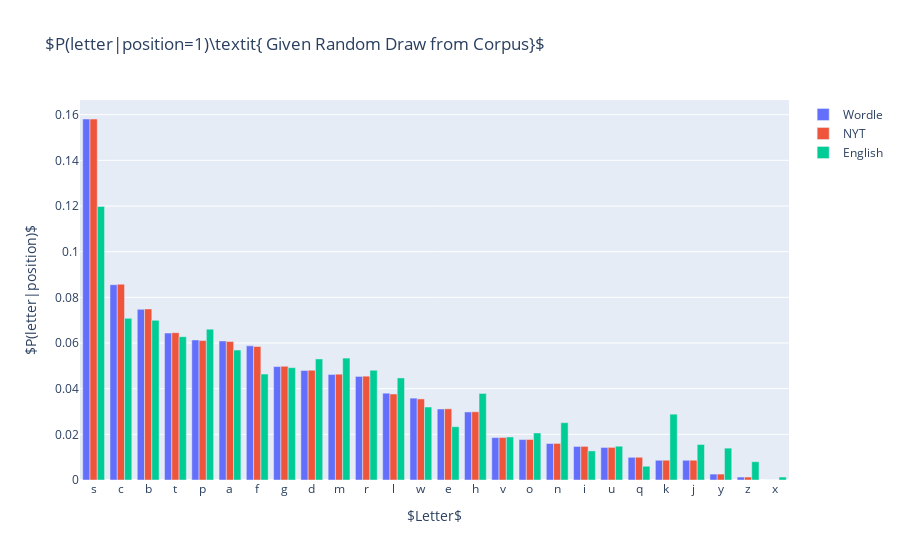
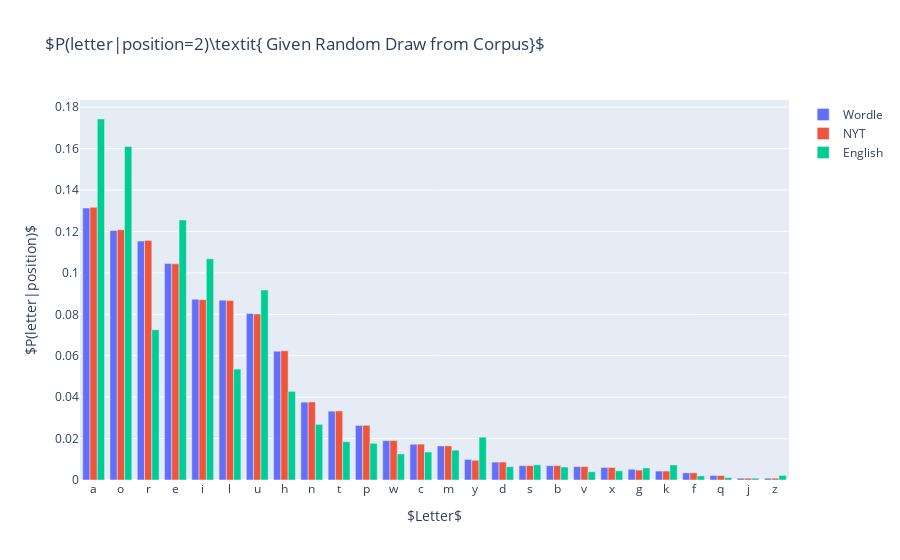
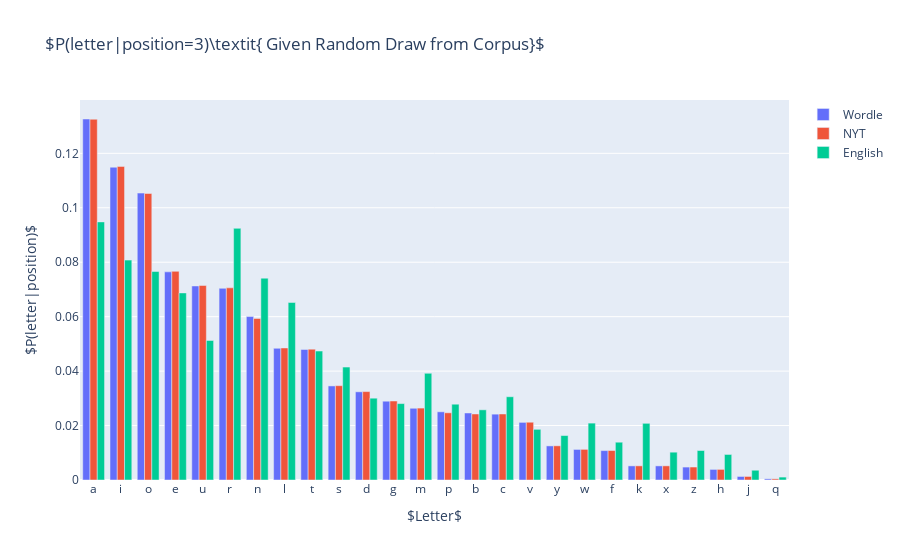
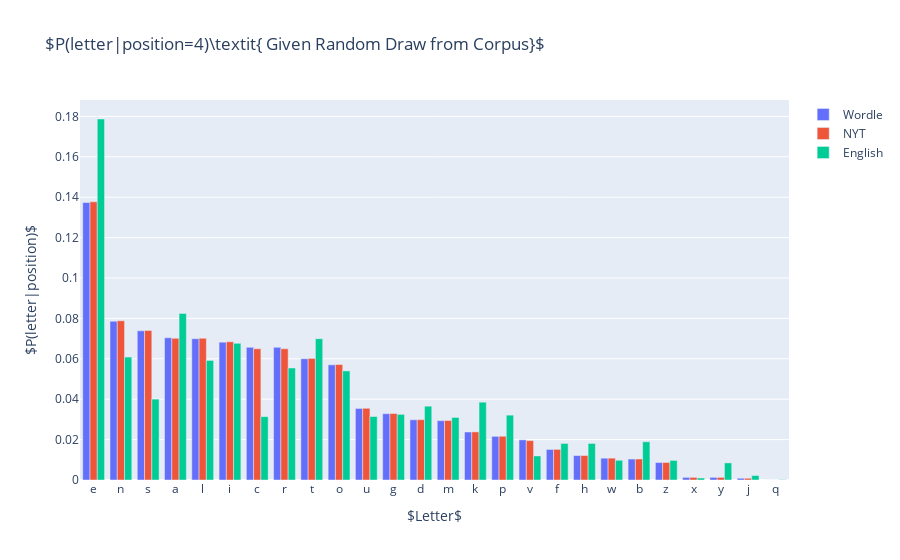

The notebook cell saved with these charts, in order:
### Markdown cell above
# MLE of letter probabilities based on position in word

### Code cell
for w_pos in range(5):
    probs, bar_gos, sorted_order = [], [], None
    for i, answer_space in enumerate(answer_spaces):
        # Get letter counts
        counter = collections.Counter()
        for word in answer_spaces[answer_space]:
            counter.update(word[w_pos])

        # Normalize into a probability distribution
        letter_probs = np.array([counter[c] if c in counter else 0 for c in string.ascii_lowercase])
        probs.append(letter_probs / letter_probs.sum())

        # Arbitrary sorted order
        if i == 0: sorted_order = np.argsort(-letter_probs)

        # Plot
        bar_gos.append(
            go.Bar(
                x=[string.ascii_lowercase[i] for i in sorted_order],
                y=[probs[-1][i] for i in sorted_order],
                name=answer_space
            )
        )

    # Plot
    fig = go.Figure(bar_gos)
    fig.update_layout(
        title=r'$P(letter|position='+ str(w_pos+1) + r')\textit{ Given Random Draw from Corpus}$',
        xaxis_title='$Letter$',
        yaxis_title='$P(letter|position)$'
    )
    fig.show()

### Figure 1 — Plotly figure (JSON) as saved in the notebook; plotly's stock layout.template omitted (floating-point values rounded to 4 significant figures)
{"data": [{"name": "Wordle", "type": "bar", "x": ["s", "c", "b", "t", "p", "a", "f", "g", "d", "m", "r", "l", "w", "e", "h", "v", "o", "n", "i", "u", "q", "k", "j", "y", "z", "x"], "y": [0.1581, 0.08553, 0.07473, 0.06436, 0.06134, 0.06091, 0.05875, 0.04968, 0.04795, 0.04622, 0.04536, 0.03801, 0.03585, 0.0311, 0.02981, 0.01857, 0.01771, 0.01598, 0.01469, 0.01425, 0.009935, 0.008639, 0.008639, 0.002592, 0.001296, 0]}, {"name": "NYT", "type": "bar", "x": ["s", "c", "b", "t", "p", "a", "f", "g", "d", "m", "r", "l", "w", "e", "h", "v", "o", "n", "i", "u", "q", "k", "j", "y", "z", "x"], "y": [0.1581, 0.08575, 0.07492, 0.06453, 0.06107, 0.06063, 0.05847, 0.04981, 0.04807, 0.04634, 0.04547, 0.03768, 0.03551, 0.03118, 0.02988, 0.01862, 0.01776, 0.01602, 0.01472, 0.01429, 0.009961, 0.008662, 0.008662, 0.002599, 0.001299, 0]}, {"name": "English", "type": "bar", "x": ["s", "c", "b", "t", "p", "a", "f", "g", "d", "m", "r", "l", "w", "e", "h", "v", "o", "n", "i", "u", "q", "k", "j", "y", "z", "x"], "y": [0.1198, 0.07079, 0.06995, 0.06278, 0.06606, 0.0569, 0.04638, 0.0492, 0.05301, 0.05339, 0.04805, 0.0447, 0.03196, 0.02334, 0.03791, 0.01884, 0.02059, 0.0251, 0.01274, 0.0148, 0.006026, 0.02883, 0.01556, 0.01396, 0.008009, 0.001297]}], "layout": {"title": {"text": "$P(letter|position=1)\\textit{ Given Random Draw from Corpus}$"}, "xaxis": {"title": {"text": "$Letter$"}}, "yaxis": {"title": {"text": "$P(letter|position)$"}}}}

### Figure 2 — Plotly figure (JSON) as saved in the notebook; plotly's stock layout.template omitted (floating-point values rounded to 4 significant figures)
{"data": [{"name": "Wordle", "type": "bar", "x": ["a", "o", "r", "e", "i", "l", "u", "h", "n", "t", "p", "w", "c", "m", "y", "d", "s", "b", "v", "x", "g", "k", "f", "q", "j", "z"], "y": [0.1313, 0.1205, 0.1153, 0.1045, 0.08726, 0.08683, 0.08035, 0.0622, 0.03758, 0.03326, 0.02635, 0.01901, 0.01728, 0.01641, 0.009935, 0.008639, 0.006911, 0.006911, 0.006479, 0.006048, 0.005184, 0.00432, 0.003456, 0.00216, 0.0008639, 0.0008639]}, {"name": "NYT", "type": "bar", "x": ["a", "o", "r", "e", "i", "l", "u", "h", "n", "t", "p", "w", "c", "m", "y", "d", "s", "b", "v", "x", "g", "k", "f", "q", "j", "z"], "y": [0.1317, 0.1208, 0.1156, 0.1044, 0.08705, 0.08662, 0.08012, 0.06236, 0.03768, 0.03335, 0.02642, 0.01906, 0.01732, 0.01646, 0.009528, 0.008662, 0.006929, 0.006929, 0.006496, 0.006063, 0.004764, 0.004331, 0.003465, 0.002165, 0.0008662, 0.0008662]}, {"name": "English", "type": "bar", "x": ["a", "o", "r", "e", "i", "l", "u", "h", "n", "t", "p", "w", "c", "m", "y", "d", "s", "b", "v", "x", "g", "k", "f", "q", "j", "z"], "y": [0.1743, 0.161, 0.07254, 0.1256, 0.1068, 0.05355, 0.09169, 0.04279, 0.02685, 0.01846, 0.0177, 0.01259, 0.0135, 0.01442, 0.02067, 0.006407, 0.007323, 0.006255, 0.003966, 0.004424, 0.005797, 0.007246, 0.001983, 0.001144, 0.0008391, 0.002212]}], "layout": {"title": {"text": "$P(letter|position=2)\\textit{ Given Random Draw from Corpus}$"}, "xaxis": {"title": {"text": "$Letter$"}}, "yaxis": {"title": {"text": "$P(letter|position)$"}}}}

### Figure 3 — Plotly figure (JSON) as saved in the notebook; plotly's stock layout.template omitted (floating-point values rounded to 4 significant figures)
{"data": [{"name": "Wordle", "type": "bar", "x": ["a", "i", "o", "e", "u", "r", "n", "l", "t", "s", "d", "g", "m", "p", "b", "c", "v", "y", "w", "f", "k", "x", "z", "h", "j", "q"], "y": [0.1326, 0.1149, 0.1054, 0.07646, 0.07127, 0.07041, 0.06004, 0.04838, 0.04795, 0.03456, 0.0324, 0.02894, 0.02635, 0.02505, 0.02462, 0.02419, 0.02117, 0.01253, 0.01123, 0.0108, 0.005184, 0.005184, 0.004752, 0.003888, 0.001296, 0.000432]}, {"name": "NYT", "type": "bar", "x": ["a", "i", "o", "e", "u", "r", "n", "l", "t", "s", "d", "g", "m", "p", "b", "c", "v", "y", "w", "f", "k", "x", "z", "h", "j", "q"], "y": [0.1325, 0.1152, 0.1052, 0.07666, 0.07146, 0.07059, 0.05933, 0.04851, 0.04807, 0.03465, 0.03248, 0.02902, 0.02642, 0.02469, 0.02425, 0.02425, 0.02122, 0.01256, 0.01126, 0.01083, 0.005197, 0.005197, 0.004764, 0.003898, 0.001299, 0.0004331]}, {"name": "English", "type": "bar", "x": ["a", "i", "o", "e", "u", "r", "n", "l", "t", "s", "d", "g", "m", "p", "b", "c", "v", "y", "w", "f", "k", "x", "z", "h", "j", "q"], "y": [0.09481, 0.08078, 0.07658, 0.06873, 0.05126, 0.09245, 0.07414, 0.06522, 0.04737, 0.0415, 0.03005, 0.02807, 0.03921, 0.02784, 0.02578, 0.03059, 0.01861, 0.01632, 0.0209, 0.01388, 0.02082, 0.01022, 0.01083, 0.009382, 0.003585, 0.001068]}], "layout": {"title": {"text": "$P(letter|position=3)\\textit{ Given Random Draw from Corpus}$"}, "xaxis": {"title": {"text": "$Letter$"}}, "yaxis": {"title": {"text": "$P(letter|position)$"}}}}

### Figure 4 — Plotly figure (JSON) as saved in the notebook; plotly's stock layout.template omitted (floating-point values rounded to 4 significant figures)
{"data": [{"name": "Wordle", "type": "bar", "x": ["e", "n", "s", "a", "l", "i", "c", "r", "t", "o", "u", "g", "d", "m", "k", "p", "v", "f", "h", "w", "b", "z", "x", "y", "j", "q"], "y": [0.1374, 0.07862, 0.07387, 0.07041, 0.06998, 0.06825, 0.06566, 0.06566, 0.06004, 0.05702, 0.03542, 0.03283, 0.02981, 0.02937, 0.02376, 0.0216, 0.01987, 0.01512, 0.0121, 0.0108, 0.01037, 0.008639, 0.001296, 0.001296, 0.0008639, 0]}, {"name": "NYT", "type": "bar", "x": ["e", "n", "s", "a", "l", "i", "c", "r", "t", "o", "u", "g", "d", "m", "k", "p", "v", "f", "h", "w", "b", "z", "x", "y", "j", "q"], "y": [0.1377, 0.07882, 0.07406, 0.07016, 0.07016, 0.06843, 0.06496, 0.06496, 0.0602, 0.05717, 0.03551, 0.03291, 0.02988, 0.02945, 0.02382, 0.02165, 0.01949, 0.01516, 0.01213, 0.01083, 0.01039, 0.008662, 0.001299, 0.001299, 0.0008662, 0]}, {"name": "English", "type": "bar", "x": ["e", "n", "s", "a", "l", "i", "c", "r", "t", "o", "u", "g", "d", "m", "k", "p", "v", "f", "h", "w", "b", "z", "x", "y", "j", "q"], "y": [0.1787, 0.06087, 0.04005, 0.08246, 0.05919, 0.06766, 0.03135, 0.05545, 0.06995, 0.054, 0.03143, 0.03249, 0.03654, 0.03097, 0.03852, 0.03211, 0.0119, 0.01808, 0.01808, 0.009764, 0.01892, 0.009687, 0.0009916, 0.008467, 0.002212, 0.0001526]}], "layout": {"title": {"text": "$P(letter|position=4)\\textit{ Given Random Draw from Corpus}$"}, "xaxis": {"title": {"text": "$Letter$"}}, "yaxis": {"title": {"text": "$P(letter|position)$"}}}}
